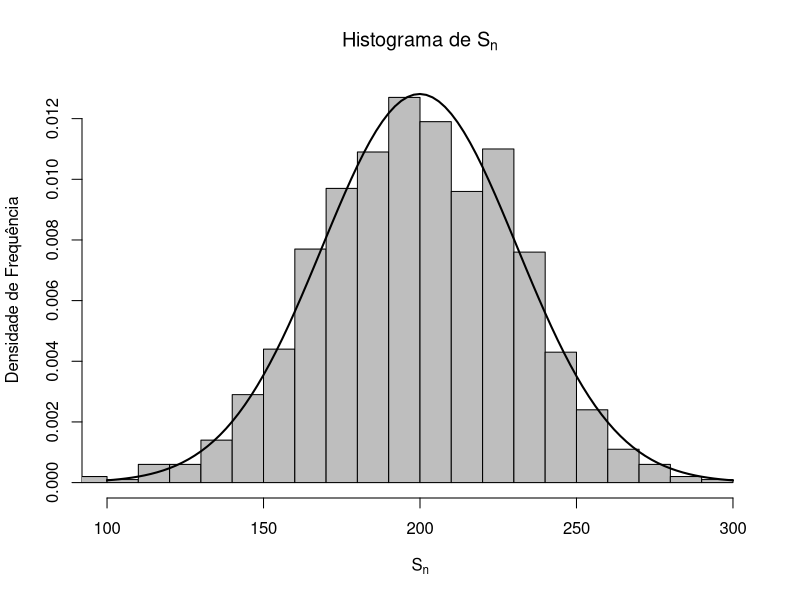

Generate this figure with R:
ic.m <- function(x,sigma2,conf.level=0.95){ # Função para calcular o Intervalo de confiança
  n<-length(x)
  xbarra<-mean(x)
  z<-qnorm((1+conf.level)/2)
  LI <- xbarra - z*sqrt(sigma2)/sqrt(n)
  LS <- xbarra + z*sqrt(sigma2)/sqrt(n)
  return(c(LI,LS))
}

GeraPasseio <- function(n,v.inicial=0){ # Função para gerar vo passeio aleatório
  amostra <- rbinom(n,1,p)
  amostra[amostra==0] <- -1
  v.inicial + cumsum(amostra)
}

p <- 0.6 # 0. ultimo número USP

n <- 1000 # Tamanho da amostra

Sn <- numeric() # vetor com todos Sn

for(i in 1:1000){ # simulações para Sn
  Sn[i]<-mean(GeraPasseio(1000)[1000])
}
Sn.bar <- mean(Sn) # Média dos Sn

hist(Sn,breaks = 20, probability = T, ylab = "Densidade de Frequência", xlim=c(100,300), xlab=expression(S[n]), main=expression(paste('Histograma de ', S[n])),col="Grey")
curve(dnorm(x,Sn.bar,sd(Sn)),ylim=c(0,5),lwd=2,col=1,ylim=c(0,0.09),add = T)

ic.m(Sn,var(Sn),0.683) # Intervalo de confiança para Sn de 0.683 (1 sigma)
ic.m(Sn,var(Sn),0.954) # Intervalo de confiança para Sn de 0.954 (2 sigma)
ic.m(Sn,var(Sn),0.997) # Intervalo de confiança para Sn de 0.997 (3 sigma)

c1 <- ic.m(Sn,var(Sn),0.683)[2] - Sn.bar 
c2 <- ic.m(Sn,var(Sn),0.954) [2] - Sn.bar
c3 <- ic.m(Sn,var(Sn),0.997)[2] - Sn.bar
